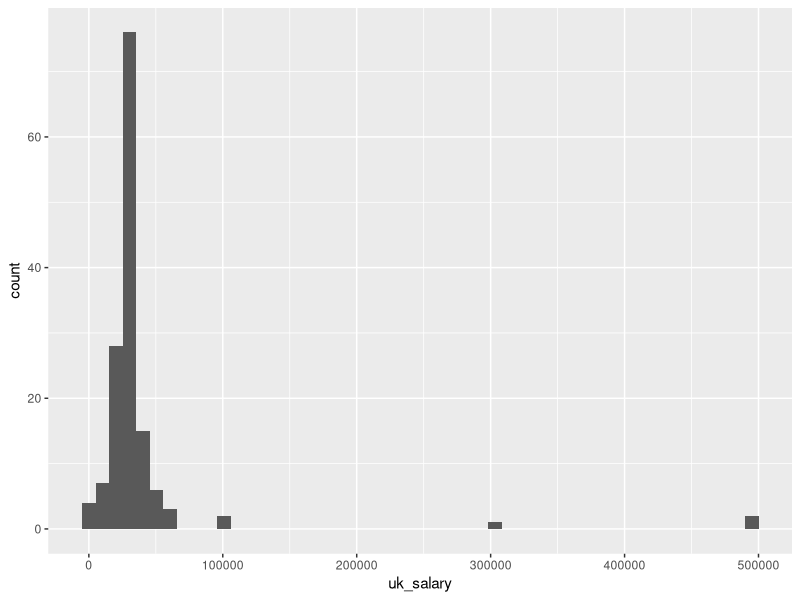
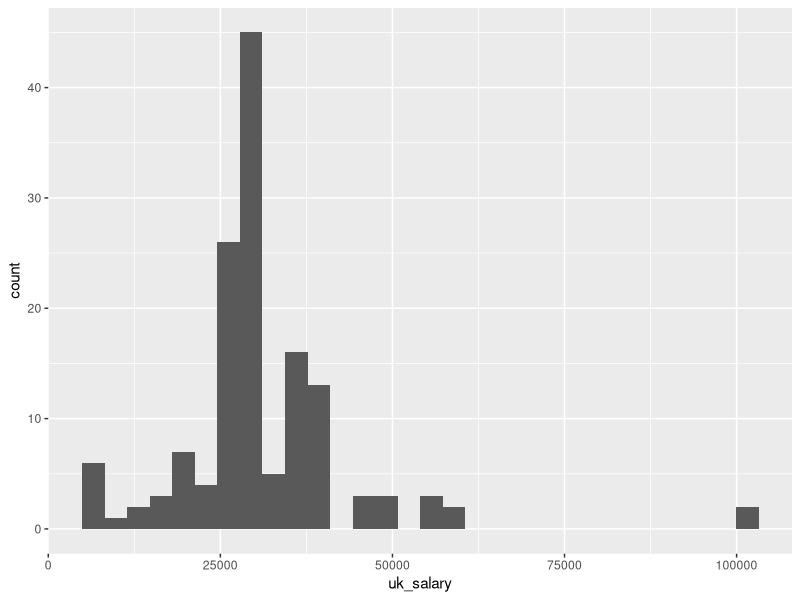
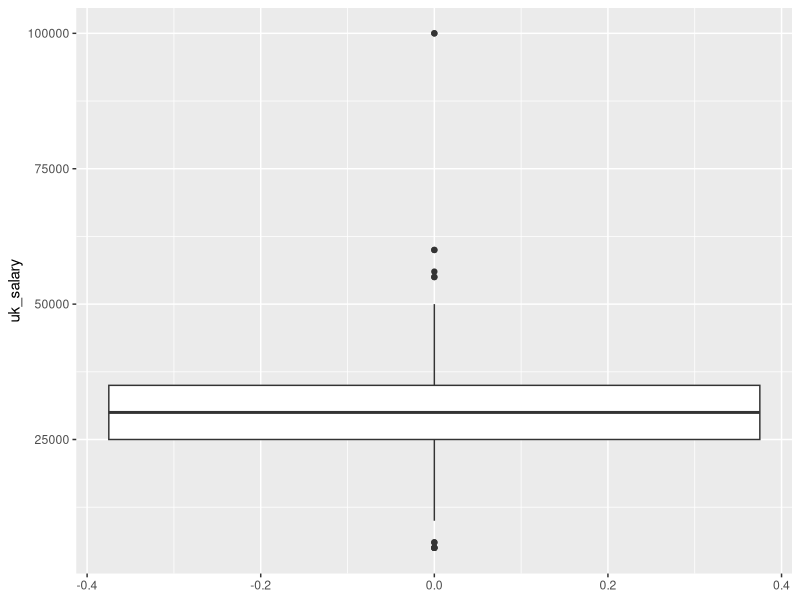

Write the R code that produced these figures, in order. (Note: this script raises an error after producing the figures.)
library(tidyverse)
options(scipen = 999) # this stops numbers appearing as scientific notation

# TASK 1

# read in the data
data_w7 <- read_csv("uk_salary.csv")

# quick look at the salary estimates
data_w7 %>% 
  ggplot() + 
  geom_histogram(aes(x = uk_salary),
                 bins = 50) # EDIT THIS CODE FOR Q2

# let's look at those unusual values
data_w7 %>% 
  arrange(desc(uk_salary)) # arrange the data according to descending values of uk_salary estimates

# let's remove those really high values
data_w7_f <- # note the assignment (<-): the result of this calculation will make a new object
  data_w7 %>% # with the data...
  filter(uk_salary < 200000) # EDIT THIS CODE FOR Q4 

# now let's plot the salary estimates again
data_w7_f %>% 
  ggplot()+
  geom_histogram(aes(x = uk_salary)) # EDIT THIS CODE FOR Q5

# display the data as a boxplot
data_w7_f%>% 
  ggplot() +
  geom_boxplot(aes(y = uk_salary)) # EDIT THIS CODE FOR Q6

# TASK 2

# What is the mean estimate? 
mean(data_w7_f$uk_salary) # EDIT THIS CODE FOR Q7
sd() # you might also calculate the standard deviation

# Let's check if the mean estimate is significantly different from the true salary
t.test(x = data_w7_f$uk_salary, mu = 30000) # You will need to edit this for Q8

# EXTRA
# this is a "by hand" t statistic - you can add the column of salary estimates here and check with the result of t.test
# check with staff if you're not sure
t_val <- (mean(data_w7_f$uk_salary) - 30000) / (sd(data_w7_f$uk_salary)/sqrt(length(data_w7_f$uk_salary))) # denominator

# TASK 3

# plot the uk_salary data using geom_density
# EDIT THIS CODE FOR Q11-14
data_w7_f %>% 
  ggplot() + 
  geom_density(aes(x = uk_salary, fill = home_location),
               alpha = .5) +
  scale_fill_manual(values = c("darkgreen", "darkblue", "darkred"))

